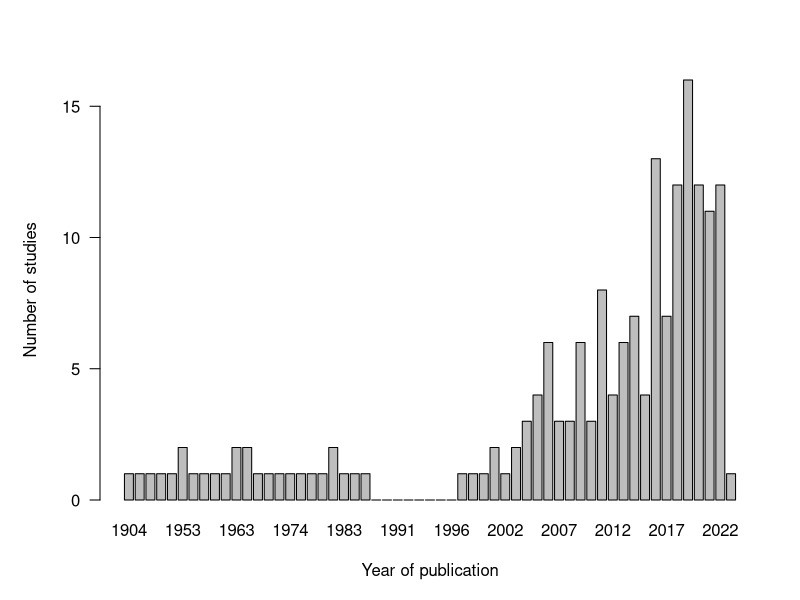

Write the R code that produced this figure.
#Figure 2. Number of studies throughout the recorded period 

#Importing data
data<-read.csv("BatFly_References.csv", sep=",")

#Finding missing years
years<-as.data.frame(table(data$Year))

dy<-rep(NA, length(seq(1989,2022, by=1)))
for (i in 1:length(seq(1989,2022, by=1))){
  dy[i]<-sum(seq(1989,2022, by=1)[i]==years$Var1)
}

miss.year<-cbind(seq(1989,2022, by=1), dy)[which(cbind(seq(1989,2022, by=1), dy)[,2]==0),1]
miss.year<-data.frame(Var1=sapply(miss.year, as.factor), Freq=rep(0, length(miss.year)))
all.years<-rbind(years, miss.year)


yeardata<-all.years[order((as.numeric(as.character(all.years$Var1)))),]
yeardata<-yeardata[-34,]#remove unpublished data sets (brand new data)

#Plot

png("Figure_2.png", res = 300,
    width = 3000, height = 2000, unit = "px")
par(las=1, mar=c(5, 5, 4, 2))
barplot(yeardata$Freq, names.arg=yeardata$Var1, ylim=c(0,16), xlab="Year of publication", ylab="Number of studies")

dev.off()
